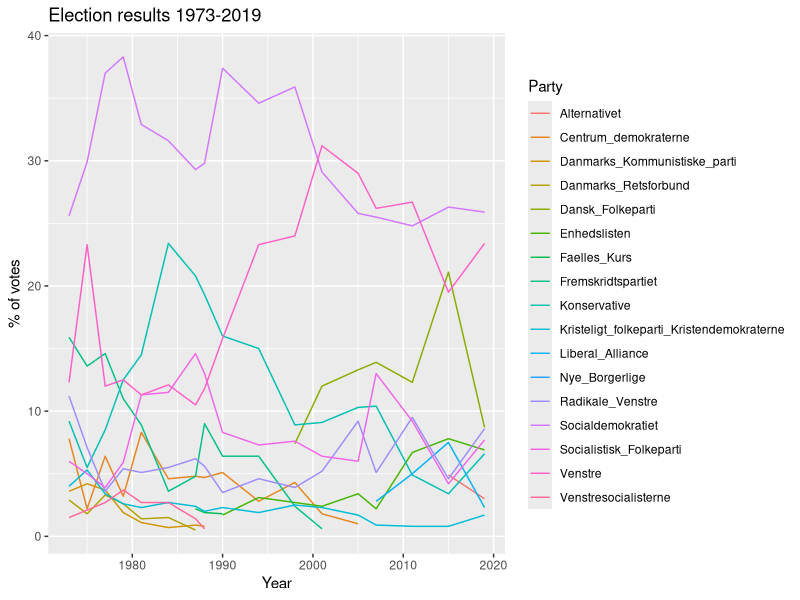
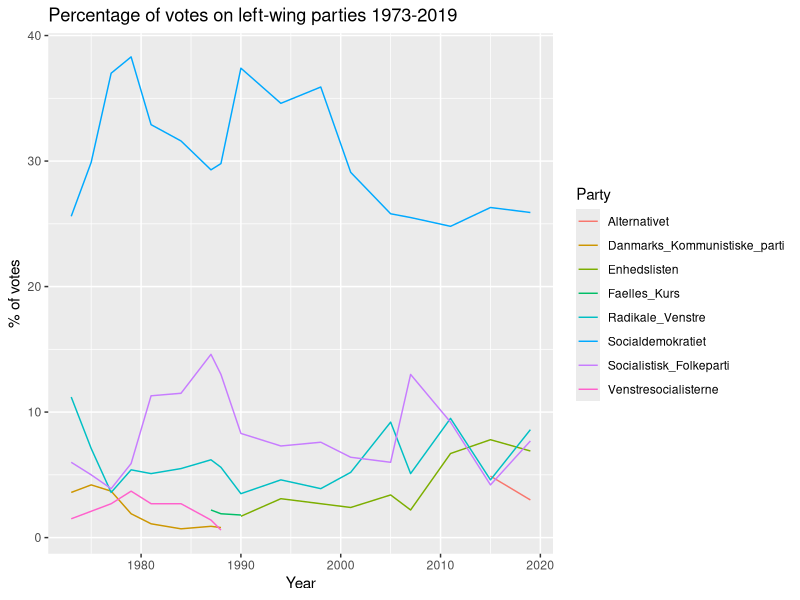
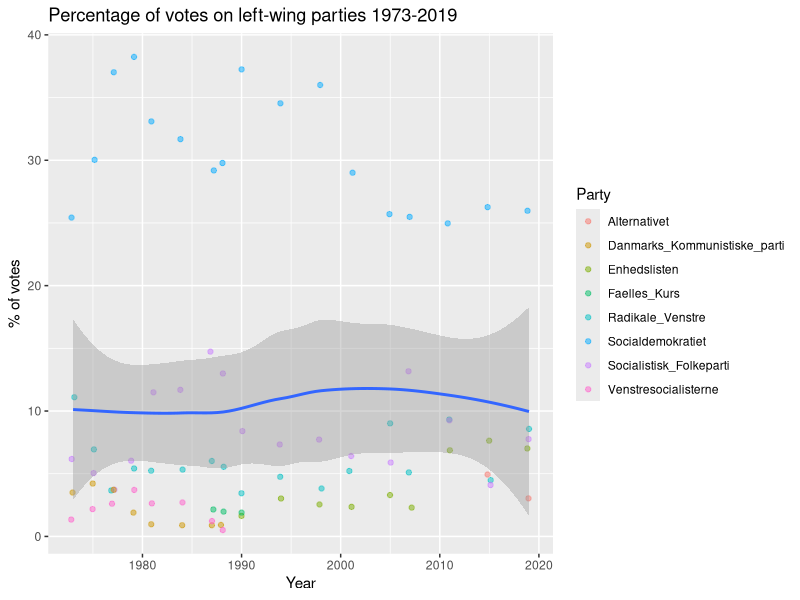
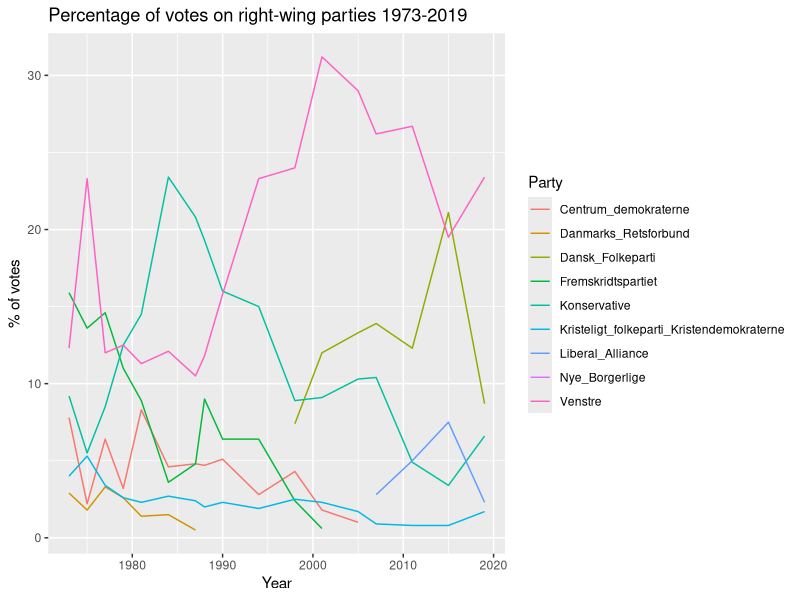
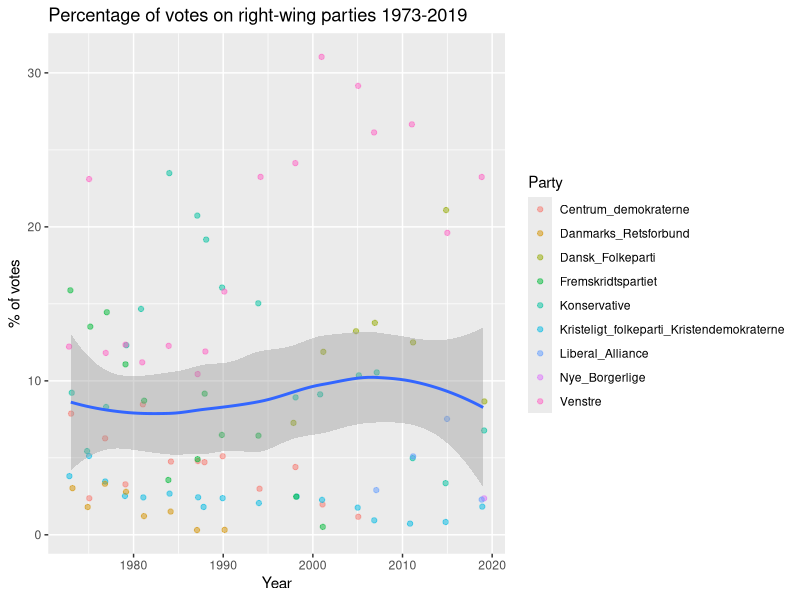
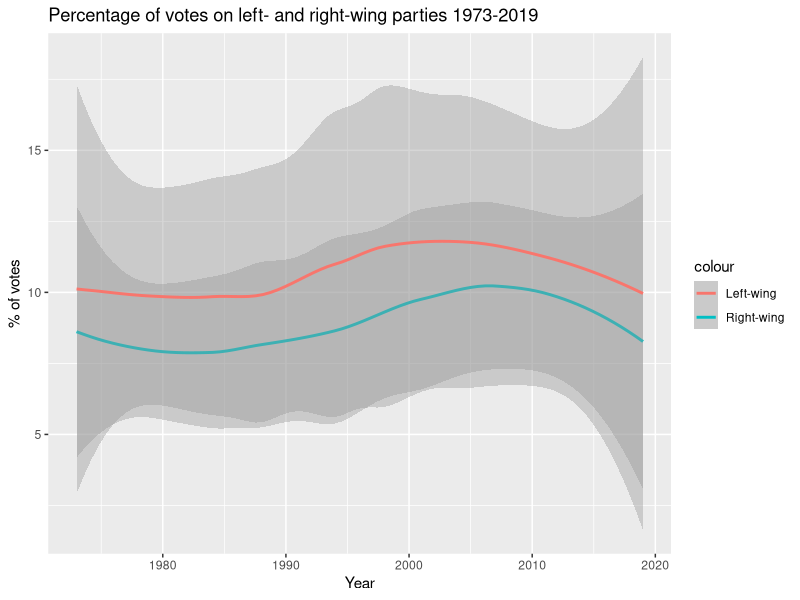

The R script that drew these images, in order:
## ---- chunk 1
knitr::opts_chunk$set(echo = TRUE)
## ---- chunk 2
library(tidyverse)
library(ggplot2)
library(here)
## ---- chunk 3
elections <- read_csv2("Election_data.csv")
## ---- chunk 4
str(elections)
## ---- chunk 5
ggplot(data = elections) + 
  geom_line(mapping = aes(x = Year, y = votes_percentage, color = Party)) + 
  labs(x = "Year", y = "% of votes", title = "Election results 1973-2019")
## ---- chunk 6
Left_wing <- elections %>% 
  filter(Party == "Socialdemokratiet" | Party == "Radikale_Venstre" | Party == "Socialistisk_Folkeparti" | Party == "Enhedslisten" | Party == "Alternativet" | Party == "Danmarks_Kommunistiske_parti" | Party == "Faelles_Kurs" | Party == "Venstresocialisterne")
## ---- chunk 7
ggplot(data = Left_wing) + 
  geom_line(mapping = aes(x = Year, y = votes_percentage, color = Party)) +
   labs(x = "Year", y = "% of votes", title = "Percentage of votes on left-wing parties 1973-2019")
## ---- chunk 8
ggplot(data = Left_wing) +
  geom_jitter(aes(x = Year, y = Left_wing$votes_percentage, color = Party), alpha = 0.5, width = 0.2, height = 0.2) +
  geom_smooth(mapping = aes(x = Year, y = Left_wing$votes_percentage)) +
  labs(x = "Year", y = "% of votes", title = "Percentage of votes on left-wing parties 1973-2019")
## ---- chunk 9
Right_wing <-  filter(elections, Party == "Konservative" | Party == "Nye_Borgerlige" | Party == "Centrum_demokraterne" | Party == "Liberal_Alliance" | Party == "Dansk_Folkeparti" | Party == "Kristeligt_folkeparti_Kristendemokraterne" | Party == "Venstre" | Party == "Fremskridtspartiet" | Party == "Danmarks_Retsforbund" ) 
## ---- chunk 10
ggplot(data = Right_wing) + 
  geom_line(mapping = aes(x = Year, y = votes_percentage, color = Party)) + 
  labs(x = "Year", y = "% of votes", title = "Percentage of votes on right-wing parties 1973-2019")
## ---- chunk 11
ggplot(data = Right_wing) +
  geom_jitter(aes(x = Year, y = Right_wing$votes_percentage, color = Party), alpha = 0.5, width = 0.2, height = 0.2) +
  geom_smooth(mapping = aes(x = Year, y = Right_wing$votes_percentage)) +
  labs(x = "Year", y = "% of votes", title = "Percentage of votes on right-wing parties 1973-2019")
## ---- chunk 12
 ggplot() +
  geom_smooth(data=Right_wing, aes(x = Right_wing$Year, y = Right_wing$votes_percentage, color = "Right-wing")) +
  geom_smooth(data = Left_wing, aes(x = Left_wing$Year ,y = Left_wing$votes_percentage, color = "Left-wing" )) +
  labs(x = "Year", y = "% of votes", title = "Percentage of votes on left- and right-wing parties 1973-2019")
